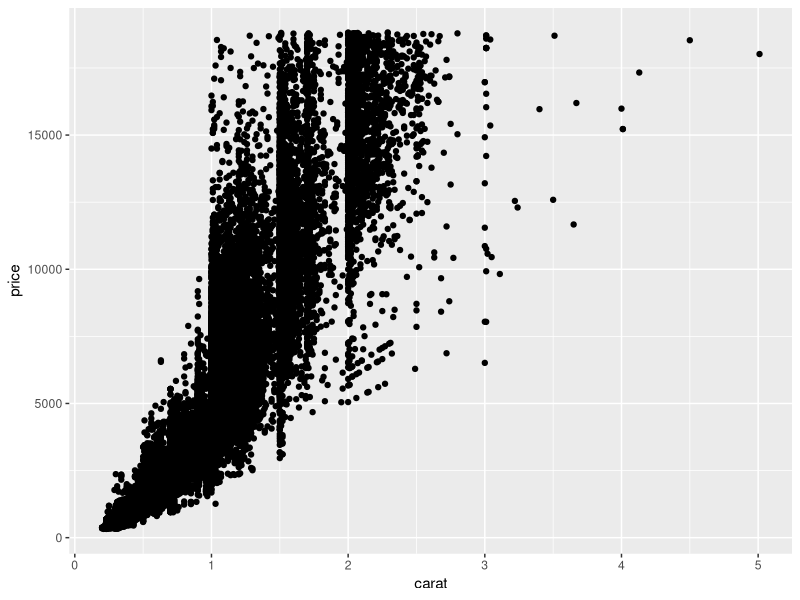
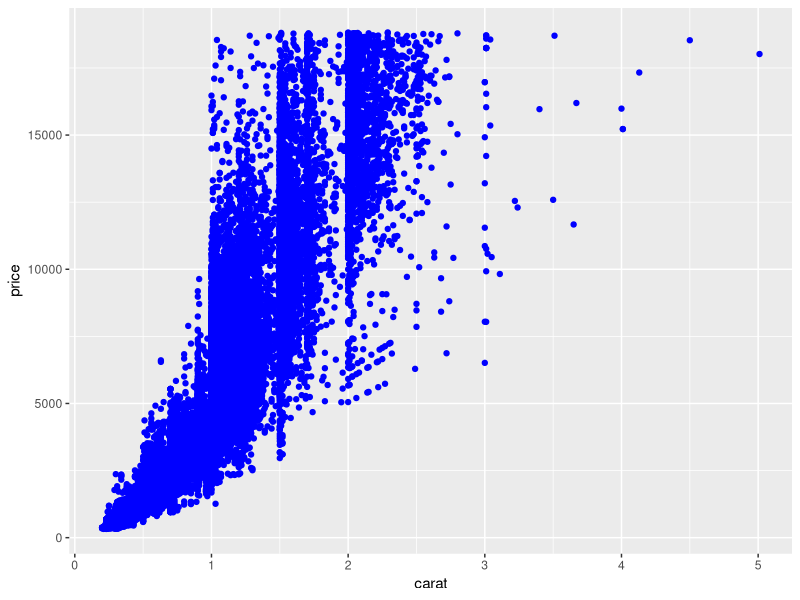
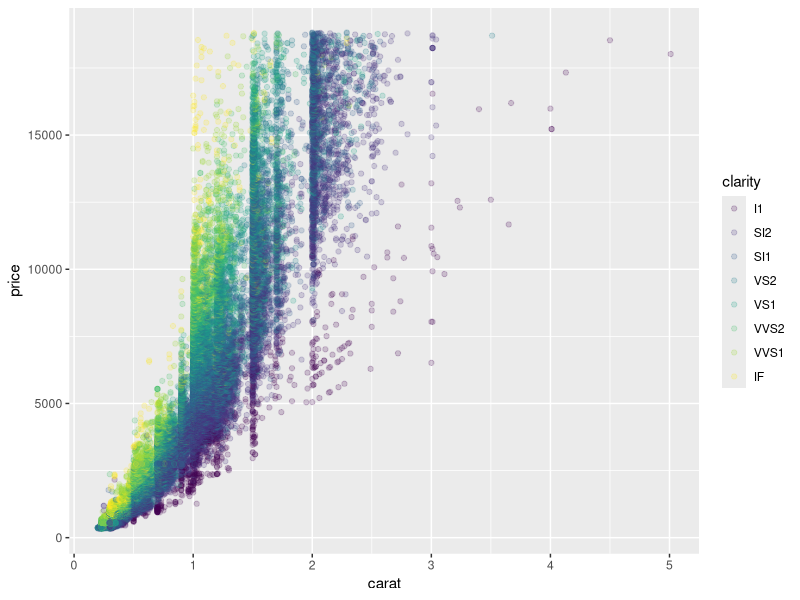
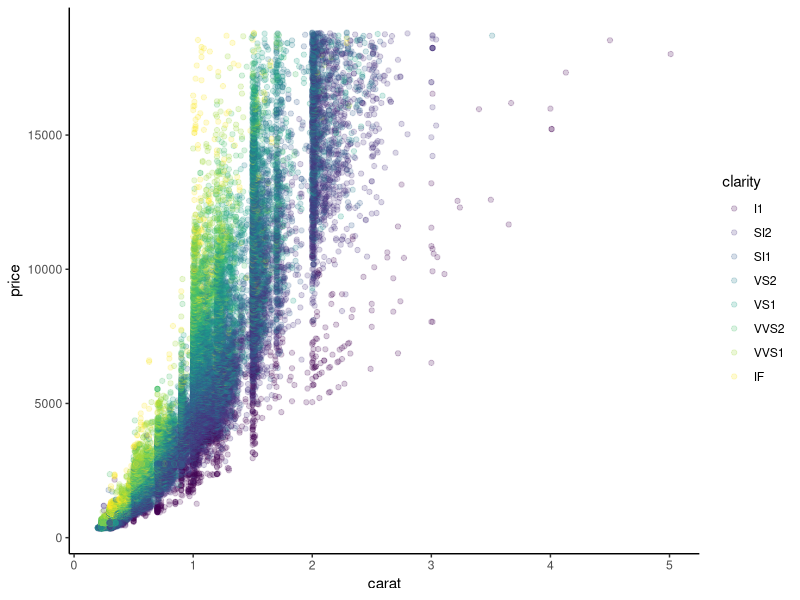
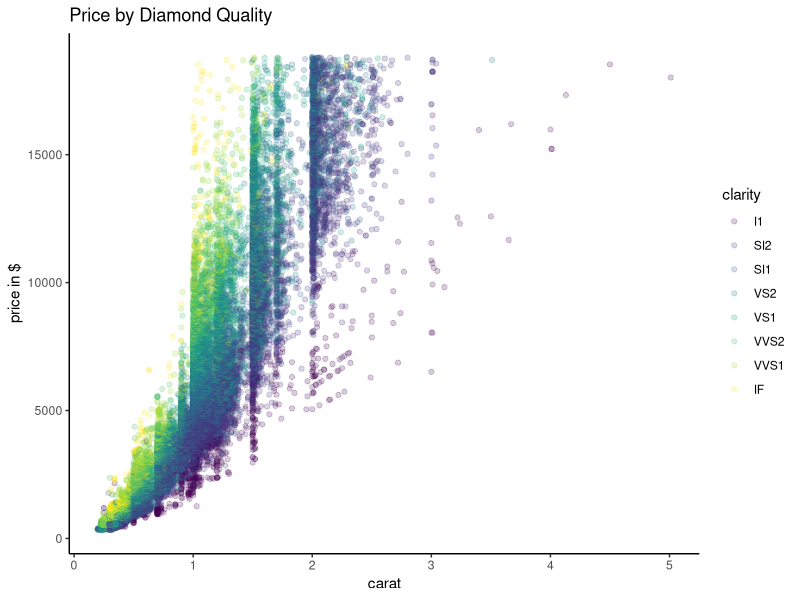
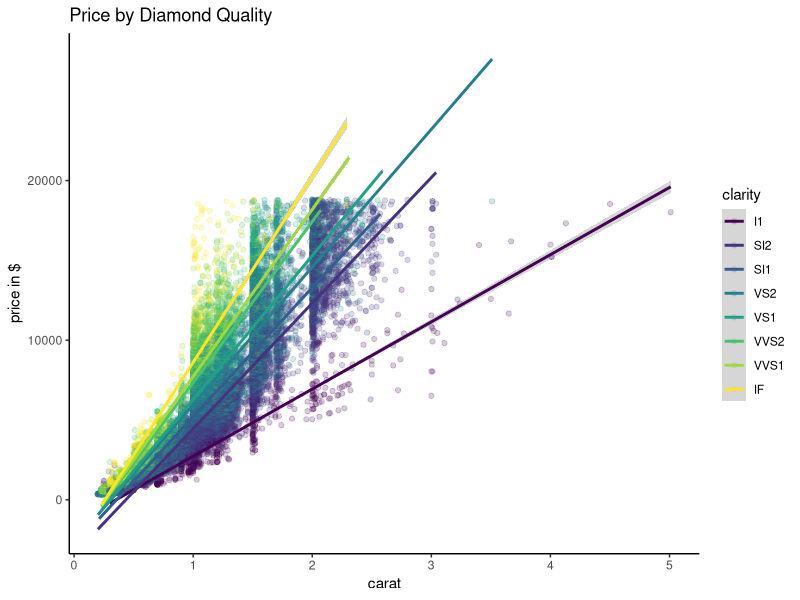
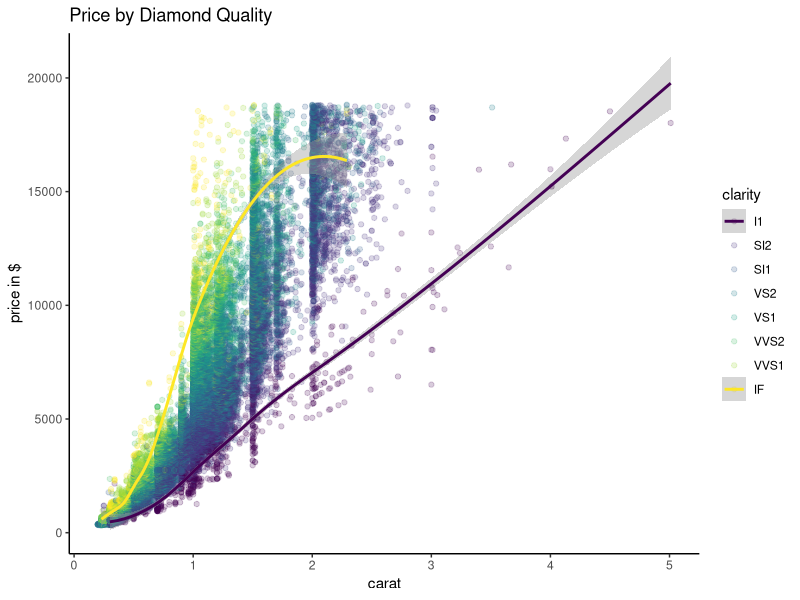

Reproduce these figures in R, in order.
library(tidyverse)
library(ggplot2)

#Section 1: Plot Best Practices and GGPlot Review####
#ggplot has four parts (think of this as a metaphorical house):
#data / materials ggplot(data=yourdata)
#plot type / design geom_...(ex. geom_line, geom_boxplot)
#aesthetics / decor aes() (this area determines what the plot looks like)
#stats / writing stat_... (it's like the house's custom wiring)

#Let's see what this looks like:

#Here we practice creating a dot plot of price on carat
ggplot(diamonds, aes(x = carat, y = price)) +
  geom_point()


#Remember from Part 1 how we iterate?
#I've added transparency and color

#all-over color
ggplot(diamonds, aes(x = carat, y = price)) +
  geom_point(color = "blue")
#color by variable
ggplot(diamonds, aes(x = carat, y = price, color = clarity)) + #if you want to use a variable in order to determine what the plot looks like, it has to go under the aesthetics command (aes()) and not separately.
  geom_point(alpha = 0.2) #alpha increases the transparency so we can see how many dots are layered on top of each other 

#plot best practices:
#remove backgrounds, redundant labels, borders, 
#reduce colors and special effects
#remove bolding, lighten labels, remove lines, direct label

#Now I've removed the background to clean up the plot
#As we learned last week, there are other themes besides classic
ggplot(diamonds, aes(x = carat, y = price, color = clarity)) +
  geom_point(alpha = 0.2) + theme_classic()

#Keep your visualization simple with a clear message
#label axes
#start axes at zero

#Now I've added a title and edited the y label to be more specific
ggplot(diamonds, aes(x = carat, y = price, color = clarity)) +
  geom_point(alpha = 0.2) + theme_classic() +
  ggtitle("Price by Diamond Quality") + ylab("price in $")

#Now I've added linear regression trendlines for each color
ggplot(diamonds, aes(x = carat, y = price, color = clarity)) +
  geom_point(alpha = 0.2) + theme_classic() +
  ggtitle("Price by Diamond Quality") + ylab("price in $") + 
  stat_smooth(method = "lm") #"lm" is linear model

#Now I've instead added LOESS trendcurves for each color
ggplot(diamonds, aes(x = carat, y = price, color = clarity)) +
  geom_point(alpha = 0.2) + theme_classic() +
  ggtitle("Price by Diamond Quality") + ylab("price in $") + 
  stat_smooth(method = "loess")

#Go to the Tutorials > Data Visualizaiton Part 1 for a refresher
#colors in geom_line (a time series)

#Section 2 COlor Palette Choices and Color-Blind Friendly Visualization

#always work to use colorblind-friendly or black-and-white friendly

#Be sure to read this uperb article!
#https://www.nature.com/articles/s41467-020-19160-7?utm_sources